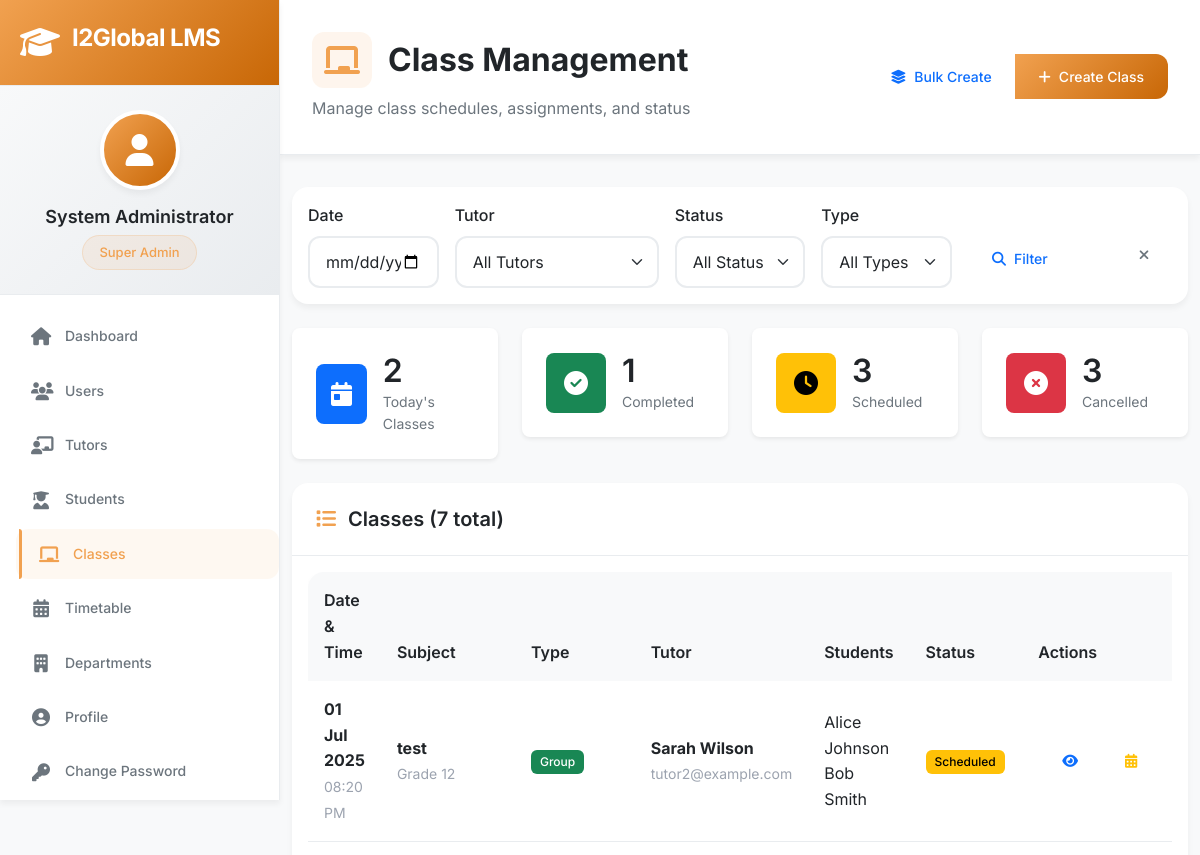
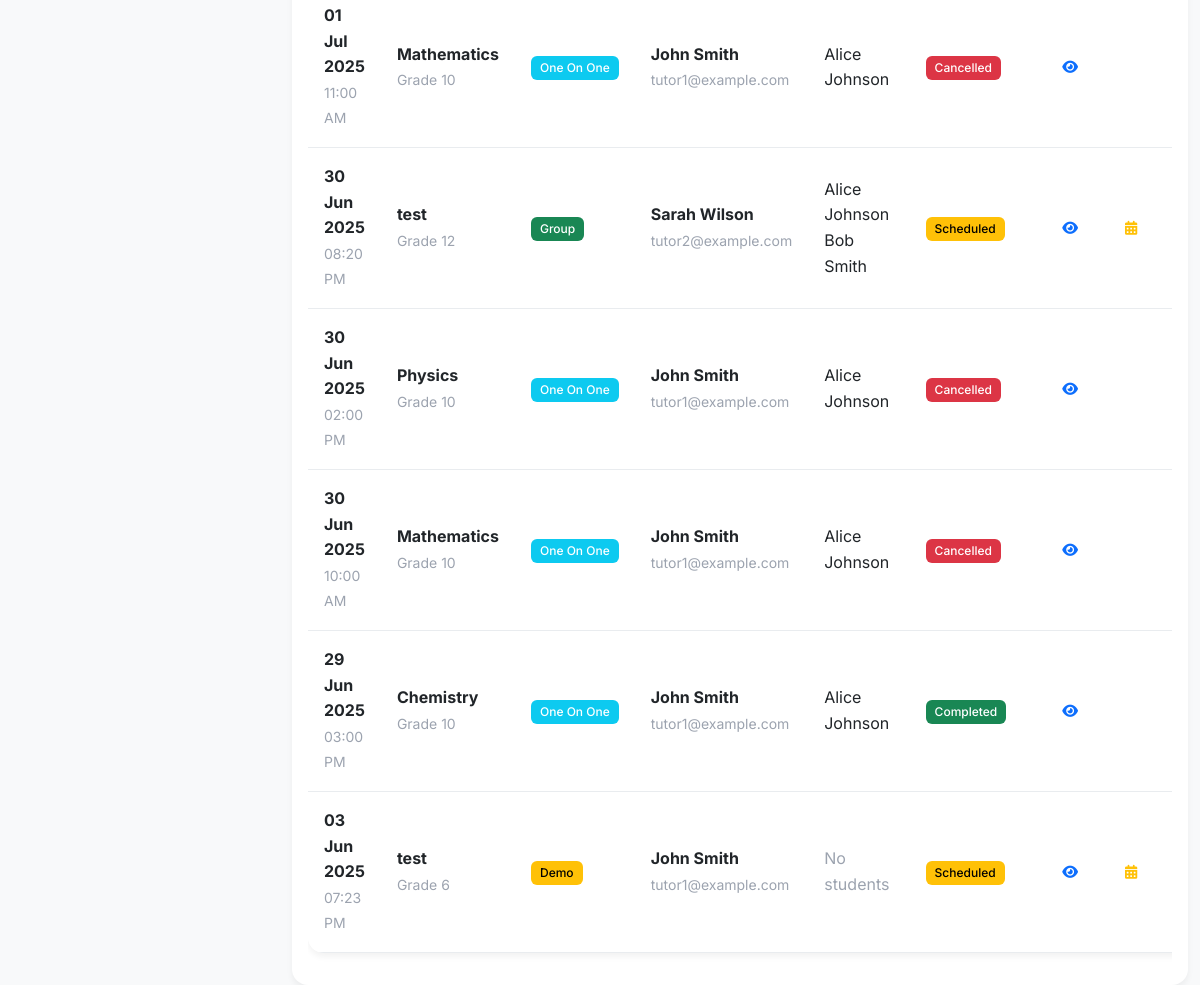
Page /admin/classes (signed in) on the earlier database version (2 pictures, top to bottom).
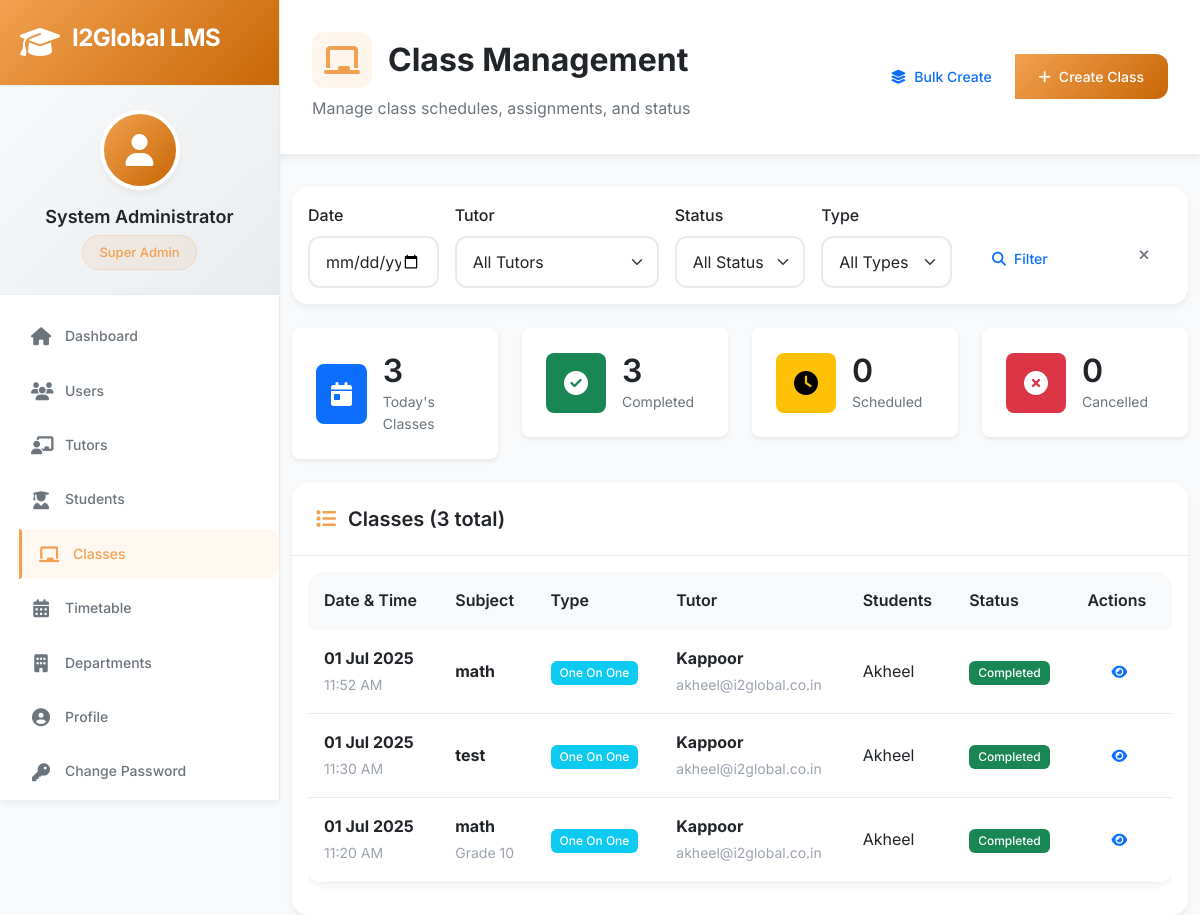
Same page on the later database version.
### app/models/class_model.py (models this page shows, shortened)
class Class(db.Model):
    __tablename__ = 'classes'
    id = db.Column(db.Integer, primary_key=True)
    subject = db.Column(db.String(100), nullable=False)
    class_type = db.Column(db.String(20), nullable=False)  # 'one_on_one', 'group', 'demo'
    grade = db.Column(db.String(10))
    board = db.Column(db.String(50))
    scheduled_date = db.Column(db.Date, nullable=False)
    scheduled_time = db.Column(db.Time, nullable=False)
    duration = db.Column(db.Integer, nullable=False)  # Duration in minutes
    end_time = db.Column(db.Time)  # Calculated field
    tutor_id = db.Column(db.Integer, db.ForeignKey('tutors.id'), nullable=False)
    primary_student_id = db.Column(db.Integer, db.ForeignKey('students.id'))  # For one-on-one
    students = db.Column(db.Text)  # JSON array of student IDs for group classes
    max_students = db.Column(db.Integer, default=1)
    platform = db.Column(db.String(50))  # 'zoom', 'google_meet', 'teams'
    meeting_link = db.Column(db.String(500))
    meeting_id = db.Column(db.String(100))
    meeting_password = db.Column(db.String(50))
    backup_link = db.Column(db.String(500))
    status = db.Column(db.String(20), default='scheduled')  # scheduled, ongoing, completed, cancelled, rescheduled
    completion_status = db.Column(db.String(20))  # completed, incomplete, no_show
    actual_start_time = db.Column(db.DateTime)
    actual_end_time = db.Column(db.DateTime)
    class_notes = db.Column(db.Text)
    topics_covered = db.Column(db.Text)  # JSON array
    homework_assigned = db.Column(db.Text)
    video_link = db.Column(db.String(500))
    materials = db.Column(db.Text)  # JSON array of material links/files
    tutor_feedback = db.Column(db.Text)
    student_feedback = db.Column(db.Text)
    admin_notes = db.Column(db.Text)
    quality_score = db.Column(db.Float)
    created_at = db.Column(db.DateTime, default=datetime.utcnow)
    created_by = db.Column(db.Integer, db.ForeignKey('users.id'))
    updated_at = db.Column(db.DateTime, default=datetime.utcnow, onupdate=datetime.utcnow)
    is_recurring = db.Column(db.Boolean, default=False)
    recurring_pattern = db.Column(db.Text)  # JSON with recurrence details
    parent_class_id = db.Column(db.Integer, db.ForeignKey('classes.id'))
    tutor = db.relationship('Tutor', backref='classes', lazy=True)
    primary_student = db.relationship('Student', backref='primary_classes', lazy=True)
    creator = db.relationship('User', backref='created_classes', lazy=True)
    parent_class = db.relationship('Class', remote_side=[id], backref='recurring_classes')
    def get_students(self):
        if self.class_type == 'one_on_one':
            return [self.primary_student_id] if self.primary_student_id else []
        elif self.students:
            try:
                return json.loads(self.students)
            except:
                return []
        return []

### app/models/user.py (models this page shows, shortened)
class User(UserMixin, db.Model):
    __tablename__ = 'users'
    id = db.Column(db.Integer, primary_key=True)
    username = db.Column(db.String(80), unique=True, nullable=False, index=True)
    email = db.Column(db.String(120), unique=True, nullable=False, index=True)
    password_hash = db.Column(db.String(255), nullable=False)
    full_name = db.Column(db.String(100), nullable=False)
    phone = db.Column(db.String(20))
    address = db.Column(db.Text)
    profile_picture = db.Column(db.String(100))
    role = db.Column(db.String(20), nullable=False, default='tutor')  # superadmin, admin, coordinator, tutor
    department_id = db.Column(db.Integer, db.ForeignKey('departments.id'))
    is_active = db.Column(db.Boolean, default=True)
    is_verified = db.Column(db.Boolean, default=False)
    created_at = db.Column(db.DateTime, default=datetime.utcnow)
    last_login = db.Column(db.DateTime)
    joining_date = db.Column(db.Date)
    working_hours = db.Column(db.String(50))  # "9:00 AM - 6:00 PM"
    emergency_contact = db.Column(db.Text)  # JSON string
    department = db.relationship('Department', foreign_keys=[department_id], backref='users', lazy=True)
    tutor_profile = db.relationship('Tutor', backref='user', uselist=False, lazy=True)
    def has_permission(self, permission):
        if self.role == 'superadmin':
            return True
    def get_role_display(self):
        role_map = {
            'superadmin': 'Super Admin',
            'admin': 'Admin',
            'coordinator': 'Coordinator',
            'tutor': 'Tutor'
        }
        return role_map.get(self.role, self.role.title())

### app/models/student.py (models this page shows, shortened)
class Student(db.Model):
    __tablename__ = 'students'
    id = db.Column(db.Integer, primary_key=True)
    full_name = db.Column(db.String(100), nullable=False)
    email = db.Column(db.String(120), unique=True, nullable=False)
    phone = db.Column(db.String(20))
    date_of_birth = db.Column(db.Date)
    address = db.Column(db.Text)
    state = db.Column(db.String(50))
    pin_code = db.Column(db.String(10))
    grade = db.Column(db.String(10), nullable=False)
    board = db.Column(db.String(50), nullable=False)
    school_name = db.Column(db.String(200))
    academic_year = db.Column(db.String(20))
    course_start_date = db.Column(db.Date)
    parent_details = db.Column(db.Text)  # JSON with father and mother details
    academic_profile = db.Column(db.Text)  # JSON with learning preferences, hobbies, etc.
    subjects_enrolled = db.Column(db.Text)  # JSON array of subjects
    favorite_subjects = db.Column(db.Text)  # JSON array
    difficult_subjects = db.Column(db.Text)  # JSON array
    availability = db.Column(db.Text)  # JSON weekly schedule
    documents = db.Column(db.Text)  # JSON with document file paths
    department_id = db.Column(db.Integer, db.ForeignKey('departments.id'), nullable=False)
    relationship_manager = db.Column(db.String(100))  # RM name
    fee_structure = db.Column(db.Text)  # JSON with fee details
    is_active = db.Column(db.Boolean, default=True)
    enrollment_status = db.Column(db.String(20), default='active')  # active, paused, completed, dropped
    created_at = db.Column(db.DateTime, default=datetime.utcnow)
    last_class = db.Column(db.DateTime)
    total_classes = db.Column(db.Integer, default=0)
    attended_classes = db.Column(db.Integer, default=0)
    department = db.relationship('Department', backref='students', lazy=True)

### app/routes/admin.py (the view)
@bp.route('/classes')
@login_required
@admin_required
def classes():
    page = request.args.get('page', 1, type=int)
    date_filter = request.args.get('date', '')
    tutor_filter = request.args.get('tutor', '', type=int)
    status_filter = request.args.get('status', '')
    query = Class.query
    if date_filter:
        try:
            filter_date = datetime.strptime(date_filter, '%Y-%m-%d').date()
            query = query.filter_by(scheduled_date=filter_date)
        except ValueError:
            pass
    if tutor_filter:
        query = query.filter_by(tutor_id=tutor_filter)
    if status_filter:
        query = query.filter_by(status=status_filter)
    classes = query.order_by(Class.scheduled_date.desc(), Class.scheduled_time.desc()).paginate(
        page=page, per_page=20, error_out=False
    )
    tutors = Tutor.query.join(User).filter(User.is_active==True).all()
    students = Student.query.filter(Student.is_active==True).all()  # Add this line
    students_dict = {s.id: s for s in students}
    return render_template('admin/classes.html',
                         classes=classes,
                         tutors=tutors,
                         students=students,
                         students_dict=students_dict,
                         today=date.today(),
                         csrf_token=generate_csrf)

### app/models/user.py (called while the page is built)
@login.user_loader
def load_user(user_id):
    return User.query.get(int(user_id))

### app/routes/admin.py (called while the page is built)
def admin_required(f):
    @wraps(f)
    def decorated_function(*args, **kwargs):
        if current_user.role not in ['superadmin', 'admin', 'coordinator']:
            flash('Access denied. Insufficient permissions.', 'error')
            return redirect(url_for('dashboard.index'))
        return f(*args, **kwargs)
    return decorated_function

### app/templates/admin/classes.html (shortened to what the changed rows need)
{% extends "base.html" %}
{% block content %}
<div class="page-header">
    <div class="d-flex justify-content-between align-items-center">
        <div>
            <h1 class="page-title">
                <i class="fas fa-chalkboard"></i>
                Class Management
            </h1>
        </div>
    </div>
</div>
<div class="container-fluid">
    <div class="row g-4 mb-4">
        <div class="col-lg-3 col-md-6">
            <div class="stat-card">
                <div class="stat-content">
                    <h3>{{ classes.items|selectattr('scheduled_date', 'equalto', today)|list|length if classes.items else 0 }}</h3>
                    <p>Today's Classes</p>
                </div>
            </div>
        </div>
        <div class="col-lg-3 col-md-6">
            <div class="stat-card">
                <div class="stat-content">
                    <h3>{{ classes.items|selectattr('status', 'equalto', 'completed')|list|length if classes.items else 0 }}</h3>
                    <p>Completed</p>
                </div>
            </div>
        </div>
        <div class="col-lg-3 col-md-6">
            <div class="stat-card">
                <div class="stat-content">
                    <h3>{{ classes.items|selectattr('status', 'equalto', 'scheduled')|list|length if classes.items else 0 }}</h3>
                    <p>Scheduled</p>
                </div>
            </div>
        </div>
        <div class="col-lg-3 col-md-6">
            <div class="stat-card">
                <div class="stat-content">
                    <h3>{{ classes.items|selectattr('status', 'equalto', 'cancelled')|list|length if classes.items else 0 }}</h3>
                    <p>Cancelled</p>
                </div>
            </div>
        </div>
    </div>
    <div class="card">
        <div class="card-header">
            <h5 class="card-title mb-0">
                <i class="fas fa-list"></i>
                Classes ({{ classes.total if classes else 0 }} total)
            </h5>
        </div>
        <div class="card-body">
            {% if classes and classes.items %}
            <div class="table-responsive">
                <table class="table table-hover">
                    <thead>
                        <tr>
                            <th>Date & Time</th>
                            <th>Subject</th>
                            <th>Type</th>
                            <th>Tutor</th>
                            <th>Students</th>
                            <th>Status</th>
                            <th>Actions</th>
                        </tr>
                    </thead>
                    <tbody>
                        {% for class in classes.items %}
                        <tr>
                            <td>
                                <div>
                                    <strong>{{ class.scheduled_date.strftime('%d %b %Y') }}</strong><br>
                                    <small class="text-muted">{{ class.scheduled_time.strftime('%I:%M %p') }}</small>
                                </div>
                            </td>
                            <td>
                                <div>
                                    <strong>{{ class.subject }}</strong><br>
                                    {% if class.grade %}
                                    <small class="text-muted">Grade {{ class.grade }}</small>
                                    {% endif %}
                                </div>
                            </td>
                            <td>
                                <span class="badge badge-{{ 'info' if class.class_type == 'one_on_one' else 'success' if class.class_type == 'group' else 'warning' }}">
                                    {{ class.class_type|replace('_', ' ')|title }}
                                </span>
                            </td>
                            <td>
                                {% if class.tutor %}
                                <div>
                                    <strong>{{ class.tutor.user.full_name }}</strong><br>
                                    <small class="text-muted">{{ class.tutor.user.email }}</small>
                                </div>
                                {% else %}
                                <span class="text-muted">No tutor assigned</span>
                                {% endif %}
                            </td>
                            <td>
                                {% set student_ids = class.get_students() %}
                                {% if student_ids %}
                                <div>
                                    {% for student_id in student_ids[:2] %}
                                        {% set student = students_dict.get(student_id) %}
                                        {% if student %}
                                        <div>{{ student.full_name }}</div>
                                        {% endif %}
                                    {% endfor %}
                                </div>
                                {% else %}
                                <span class="text-muted">No students</span>
                                {% endif %}
                            </td>
                            <td>
                                <span class="badge badge-{{ 'warning' if class.status == 'scheduled' else 'success' if class.status == 'completed' else 'danger' if class.status == 'cancelled' else 'primary' }}">
                                    {{ class.status|title }}
                                </span>
                            </td>
                            <td>
                                <div class="btn-group btn-group-sm">
                                    <a href="{{ url_for('admin.class_details', class_id=class.id) }}" class="btn btn-outline-primary" title="View Details">
                                        <i class="fas fa-eye"></i>
                                    </a>
                                    {% if class.status == 'scheduled' %}
                                    <a href="#" class="btn btn-outline-warning" title="Reschedule" onclick="rescheduleClass('{{ class.id }}')">
                                        <i class="fas fa-calendar-alt"></i>
                                    </a>
                                    <a href="#" class="btn btn-outline-danger" title="Cancel" onclick="cancelClass('{{ class.id }}')">
                                    </a>
                                    {% endif %}
                                </div>
                            </td>
                        </tr>
                        {% endfor %}
                    </tbody>
                </table>
            </div>
            {% endif %}
        </div>
    </div>
</div>
{% endblock %}

Differences in the rows shown:
removed Class: scheduled_date "01 Jul 2025", scheduled_time "08:20 PM", subject "test", grade "12", class_type "Group", tutor.user.full_name "Sarah Wilson", tutor.user.email "tutor2@example.com", {{ student.full_name }} "Alice Johnson", status "Scheduled"
removed Student: full_name "Bob Smith" "Bob Smith"
removed Class: scheduled_date "30 Jun 2025", scheduled_time "08:20 PM", subject "test", grade "12", class_type "Group", tutor.user.full_name "Sarah Wilson", tutor.user.email "tutor2@example.com", {{ student.full_name }} "Alice Johnson", status "Scheduled"
removed Class: scheduled_date "29 Jun 2025", scheduled_time "03:00 PM", subject "Chemistry", grade "10", class_type "One On One", tutor.user.full_name "John Smith", tutor.user.email "tutor1@example.com", {{ student.full_name }} "Alice Johnson", status "Completed"
removed Class: scheduled_date "03 Jun 2025", scheduled_time "07:23 PM", subject "test", grade "6", class_type "Demo", tutor.user.full_name "John Smith", tutor.user.email "tutor1@example.com", shows "No students", status "Scheduled"
changed Class (number 1 of 3 on the later page): scheduled_time "11:00 AM" → "11:52 AM"; subject "Mathematics" → "math"; tutor.user.full_name "John Smith" → "Kappoor"; tutor.user.email "tutor1@example.com" → "akheel@i2global.co.in"; status "Cancelled" → "Completed"; grade "10" → (not shown)
changed Class: scheduled_date "30 Jun 2025" → "01 Jul 2025"; scheduled_time "02:00 PM" → "11:30 AM"; subject "Physics" → "test"; tutor.user.full_name "John Smith" → "Kappoor"; tutor.user.email "tutor1@example.com" → "akheel@i2global.co.in"; status "Cancelled" → "Completed"; grade "10" → (not shown)
changed Class (number 3 of 3 on the later page): scheduled_date "30 Jun 2025" → "01 Jul 2025"; scheduled_time "10:00 AM" → "11:20 AM"; subject "Mathematics" → "math"; tutor.user.full_name "John Smith" → "Kappoor"; tutor.user.email "tutor1@example.com" → "akheel@i2global.co.in"; status "Cancelled" → "Completed"
Other differences:
{{ classes.total if classes else 0 }}: "7" → "3"
text no longer shown: "2 1"
text now shown: "0 0"
new list line: "Akheel"
list line gone: "Alice Johnson"
